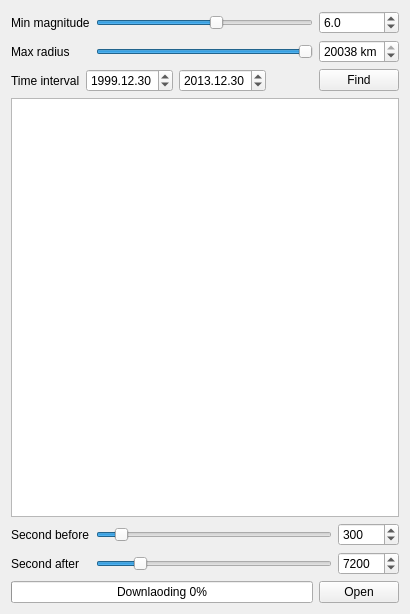
<?xml version="1.0" encoding="UTF-8"?>
<ui version="4.0">
 <class>plugin::datasource::iris::CControlWidget</class>
 <widget class="QWidget" name="plugin::datasource::iris::CControlWidget">
  <property name="geometry">
   <rect>
    <x>0</x>
    <y>0</y>
    <width>410</width>
    <height>614</height>
   </rect>
  </property>
  <property name="windowTitle">
   <string>Form</string>
  </property>
  <layout class="QVBoxLayout" name="verticalLayout">
   <item>
    <layout class="QGridLayout" name="gridLayout">
     <item row="0" column="1">
      <widget class="QSlider" name="horizontalSlider_minMag">
       <property name="minimum">
        <number>10</number>
       </property>
       <property name="value">
        <number>60</number>
       </property>
       <property name="orientation">
        <enum>Qt::Horizontal</enum>
       </property>
      </widget>
     </item>
     <item row="0" column="2">
      <widget class="QDoubleSpinBox" name="doubleSpinBox_minMag">
       <property name="decimals">
        <number>1</number>
       </property>
       <property name="minimum">
        <double>1.000000000000000</double>
       </property>
       <property name="maximum">
        <double>9.900000000000000</double>
       </property>
       <property name="singleStep">
        <double>0.100000000000000</double>
       </property>
       <property name="value">
        <double>6.000000000000000</double>
       </property>
      </widget>
     </item>
     <item row="1" column="0">
      <widget class="QLabel" name="label_maxRadius">
       <property name="text">
        <string>Max radius</string>
       </property>
      </widget>
     </item>
     <item row="1" column="2">
      <widget class="QSpinBox" name="spinBox_maxRadius">
       <property name="suffix">
        <string> km</string>
       </property>
       <property name="minimum">
        <number>1</number>
       </property>
       <property name="maximum">
        <number>20038</number>
       </property>
       <property name="value">
        <number>20038</number>
       </property>
      </widget>
     </item>
     <item row="0" column="0">
      <widget class="QLabel" name="label_minMag">
       <property name="text">
        <string>Min magnitude</string>
       </property>
      </widget>
     </item>
     <item row="1" column="1">
      <widget class="QSlider" name="horizontalSlider_maxRadius">
       <property name="minimum">
        <number>1</number>
       </property>
       <property name="maximum">
        <number>20038</number>
       </property>
       <property name="value">
        <number>20038</number>
       </property>
       <property name="orientation">
        <enum>Qt::Horizontal</enum>
       </property>
      </widget>
     </item>
    </layout>
   </item>
   <item>
    <layout class="QHBoxLayout" name="horizontalLayout_4">
     <item>
      <widget class="QLabel" name="label_time">
       <property name="text">
        <string>Time interval</string>
       </property>
      </widget>
     </item>
     <item>
      <widget class="QDateEdit" name="dateEdit_from">
       <property name="dateTime">
        <datetime>
         <hour>18</hour>
         <minute>0</minute>
         <second>0</second>
         <year>1999</year>
         <month>12</month>
         <day>30</day>
        </datetime>
       </property>
       <property name="displayFormat">
        <string>yyyy.MM.dd</string>
       </property>
       <property name="timeSpec">
        <enum>Qt::UTC</enum>
       </property>
       <property name="date">
        <date>
         <year>1999</year>
         <month>12</month>
         <day>30</day>
        </date>
       </property>
      </widget>
     </item>
     <item>
      <widget class="QDateEdit" name="dateEdit_to">
       <property name="dateTime">
        <datetime>
         <hour>17</hour>
         <minute>0</minute>
         <second>0</second>
         <year>2013</year>
         <month>12</month>
         <day>30</day>
        </datetime>
       </property>
       <property name="time">
        <time>
         <hour>17</hour>
         <minute>0</minute>
         <second>0</second>
        </time>
       </property>
       <property name="displayFormat">
        <string>yyyy.MM.dd</string>
       </property>
       <property name="timeSpec">
        <enum>Qt::UTC</enum>
       </property>
       <property name="date">
        <date>
         <year>2013</year>
         <month>12</month>
         <day>30</day>
        </date>
       </property>
      </widget>
     </item>
     <item>
      <spacer name="horizontalSpacer">
       <property name="orientation">
        <enum>Qt::Horizontal</enum>
       </property>
       <property name="sizeHint" stdset="0">
        <size>
         <width>40</width>
         <height>20</height>
        </size>
       </property>
      </spacer>
     </item>
     <item>
      <widget class="QPushButton" name="pushButton_find">
       <property name="text">
        <string>Find</string>
       </property>
      </widget>
     </item>
    </layout>
   </item>
   <item>
    <widget class="QTreeView" name="treeView">
     <property name="alternatingRowColors">
      <bool>true</bool>
     </property>
     <property name="sortingEnabled">
      <bool>true</bool>
     </property>
    </widget>
   </item>
   <item>
    <layout class="QGridLayout" name="gridLayout_2">
     <item row="1" column="0">
      <widget class="QLabel" name="label_secondAfter">
       <property name="text">
        <string>Second after</string>
       </property>
      </widget>
     </item>
     <item row="1" column="1">
      <widget class="QSlider" name="horizontalSlider_secondAfter">
       <property name="minimum">
        <number>60</number>
       </property>
       <property name="maximum">
        <number>43200</number>
       </property>
       <property name="value">
        <number>7200</number>
       </property>
       <property name="orientation">
        <enum>Qt::Horizontal</enum>
       </property>
      </widget>
     </item>
     <item row="1" column="2">
      <widget class="QSpinBox" name="spinBox_secondAfter">
       <property name="minimum">
        <number>60</number>
       </property>
       <property name="maximum">
        <number>43200</number>
       </property>
       <property name="value">
        <number>7200</number>
       </property>
      </widget>
     </item>
     <item row="0" column="0">
      <widget class="QLabel" name="label_secondBefore">
       <property name="text">
        <string>Second before</string>
       </property>
      </widget>
     </item>
     <item row="0" column="1">
      <widget class="QSlider" name="horizontalSlider_secondBefore">
       <property name="minimum">
        <number>0</number>
       </property>
       <property name="maximum">
        <number>3600</number>
       </property>
       <property name="value">
        <number>300</number>
       </property>
       <property name="orientation">
        <enum>Qt::Horizontal</enum>
       </property>
      </widget>
     </item>
     <item row="0" column="2">
      <widget class="QSpinBox" name="spinBox_secondBefore">
       <property name="minimum">
        <number>0</number>
       </property>
       <property name="maximum">
        <number>3600</number>
       </property>
       <property name="value">
        <number>300</number>
       </property>
      </widget>
     </item>
    </layout>
   </item>
   <item>
    <layout class="QHBoxLayout" name="horizontalLayout">
     <item>
      <widget class="QProgressBar" name="progressBar">
       <property name="value">
        <number>0</number>
       </property>
       <property name="format">
        <string>Downlaoding %p%</string>
       </property>
      </widget>
     </item>
     <item>
      <widget class="QPushButton" name="pushButton_OpenOrCancel">
       <property name="text">
        <string>Open</string>
       </property>
      </widget>
     </item>
    </layout>
   </item>
  </layout>
 </widget>
 <tabstops>
  <tabstop>horizontalSlider_minMag</tabstop>
  <tabstop>doubleSpinBox_minMag</tabstop>
  <tabstop>horizontalSlider_maxRadius</tabstop>
  <tabstop>spinBox_maxRadius</tabstop>
  <tabstop>dateEdit_from</tabstop>
  <tabstop>dateEdit_to</tabstop>
  <tabstop>pushButton_find</tabstop>
  <tabstop>treeView</tabstop>
  <tabstop>horizontalSlider_secondBefore</tabstop>
  <tabstop>spinBox_secondBefore</tabstop>
  <tabstop>horizontalSlider_secondAfter</tabstop>
  <tabstop>spinBox_secondAfter</tabstop>
  <tabstop>pushButton_OpenOrCancel</tabstop>
 </tabstops>
 <resources/>
 <connections>
  <connection>
   <sender>horizontalSlider_secondAfter</sender>
   <signal>valueChanged(int)</signal>
   <receiver>spinBox_secondAfter</receiver>
   <slot>setValue(int)</slot>
   <hints>
    <hint type="sourcelabel">
     <x>299</x>
     <y>565</y>
    </hint>
    <hint type="destinationlabel">
     <x>357</x>
     <y>564</y>
    </hint>
   </hints>
  </connection>
  <connection>
   <sender>spinBox_secondAfter</sender>
   <signal>valueChanged(int)</signal>
   <receiver>horizontalSlider_secondAfter</receiver>
   <slot>setValue(int)</slot>
   <hints>
    <hint type="sourcelabel">
     <x>339</x>
     <y>554</y>
    </hint>
    <hint type="destinationlabel">
     <x>197</x>
     <y>559</y>
    </hint>
   </hints>
  </connection>
  <connection>
   <sender>spinBox_secondBefore</sender>
   <signal>valueChanged(int)</signal>
   <receiver>horizontalSlider_secondBefore</receiver>
   <slot>setValue(int)</slot>
   <hints>
    <hint type="sourcelabel">
     <x>354</x>
     <y>532</y>
    </hint>
    <hint type="destinationlabel">
     <x>322</x>
     <y>533</y>
    </hint>
   </hints>
  </connection>
  <connection>
   <sender>horizontalSlider_secondBefore</sender>
   <signal>valueChanged(int)</signal>
   <receiver>spinBox_secondBefore</receiver>
   <slot>setValue(int)</slot>
   <hints>
    <hint type="sourcelabel">
     <x>213</x>
     <y>531</y>
    </hint>
    <hint type="destinationlabel">
     <x>349</x>
     <y>527</y>
    </hint>
   </hints>
  </connection>
 </connections>
</ui>
